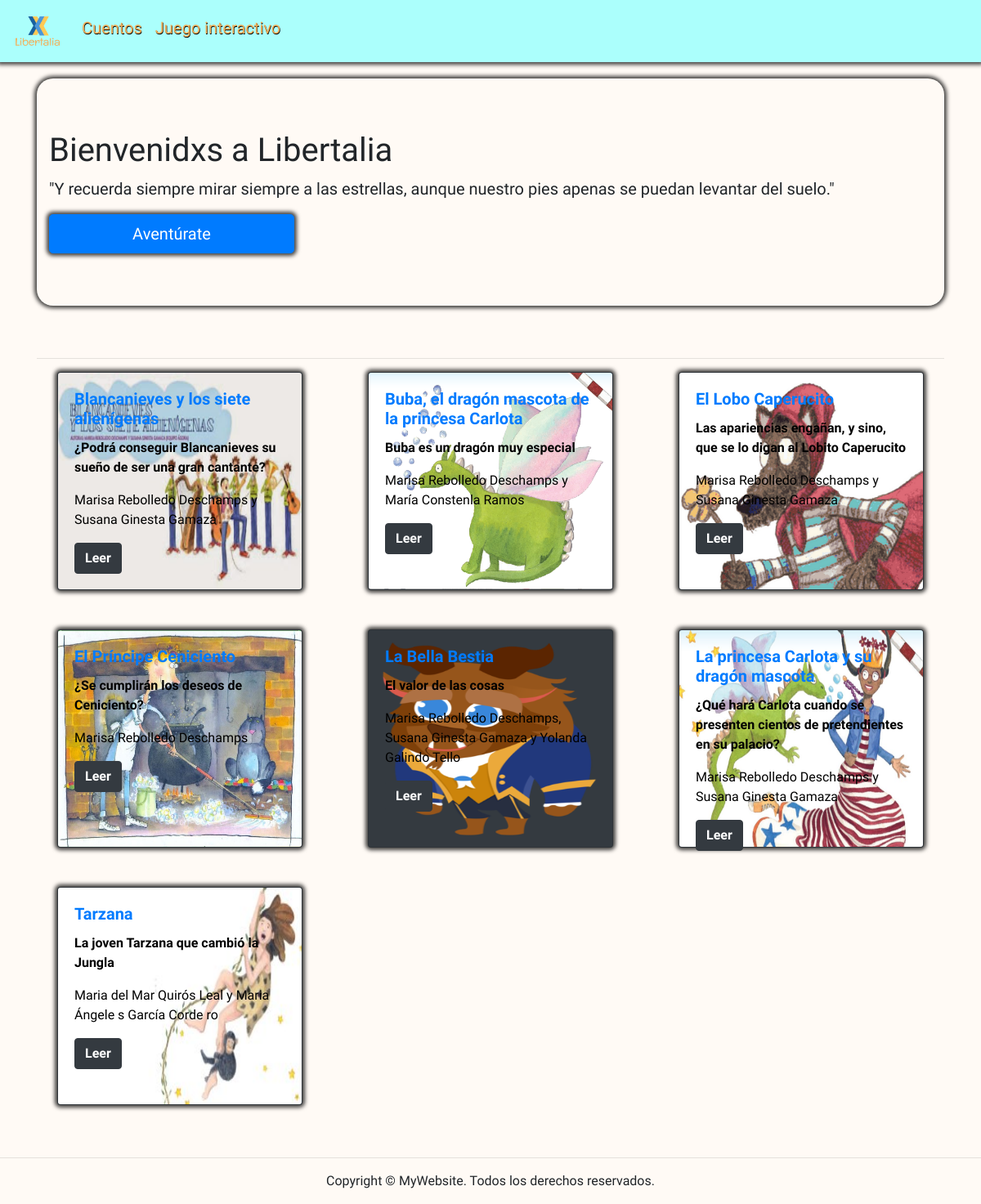
Page /thessia/cuentos/ on the committed database.
### thessia/models.py (models this page shows)
class Cuento(CommonInfo):
    title = models.CharField('titulo', max_length=50)
    author = models.CharField('autor', max_length=200)
    description = models.CharField('descripcion', max_length=500)
    image = models.ImageField('imagen', blank=True, null=True, upload_to=image_upload_location)
    pages = models.IntegerField('paginas', default=0)
    fpage = models.CharField('ppagina', max_length=10000, default='nada')
    spage =  models.CharField('spagina', max_length=10000, default='nada')
    tpage =  models.CharField('tpagina', max_length=10000, default='nada')
    class Meta():
        verbose_name="Cuento"
        verbose_name_plural="Cuentos"
        ordering=['-title']
    def __str__(self):
        return self.title

### thessia/views.py (the view)
def all_thessia_list_view(request):
    context = {
        'cuentos': Cuento.objects.all().order_by("title")
    }
    return render(request, 'all_thessia_list.html', context)

### thessia/Templates/all_thessia_list.html
{% extends 'base.html' %}
{% load static %}
{% block content %}
<div class="container pt-3">
    <hr>
    <div class="row" align="center">
       {% for cuento in cuentos %}
          <div class="col-xl-4" padding="100px">
              <div class="card bg-dark text-white" id="tarjeta" style="width:300px" align="left">
                <img src="{{ cuento.image.url }}" class="card-img" height="265px"  alt="...">
                <div class="card-img-overlay txt-color">
                    <h5 class="card-title"><a href="{% url 'thessia-detail-view' cuento.pk %}"><b>{{ cuento }}</b></a></h5>
                    <p class="card-text"><b>{{ cuento.description }}</b></p>
                <p class="card-text">{{ cuento.author }}</p>
                <form action="{% url 'thessia-detail-view' cuento.pk %}">
                    <button id="lectura" type="submit" class="btn btn-dark"><b>Leer</b></button>
                </form>
                </div>
              </div>
              <br>
        <br>
          </div>
       {% endfor %}
    </div>
</div>
{% endblock %}

### thessia/Templates/base.html (shortened to what this page needs)
{% load static %}
<html>
<head>
</head>
<body>
{% include 'navbar.html' %}
<main role="main" class="container ">
    <br>
    <br>
    <br>
    <br>
    <div class="jumbotron jumbotron-fluid backgrnd-jumbotron" id="jumboInicio">
      <div class="container">
        <h1>Bienvenidxs a Libertalia</h1>
        <p class="lead">"Y recuerda siempre mirar siempre a las estrellas, aunque nuestro pies apenas se puedan levantar
del suelo."</p>
          <a class="btn btn-lg btn-primary" id="tarjeta" href="{% url 'thessia-interactive-game-view' %}" role="button">Aventúrate</a>
      </div>
    </div>
</main>
{% block content %}
{% endblock %}
<hr>
<footer class="text-center">
  <div class="container">
    <div class="row">
      <div class="col-12">
        <p>Copyright © MyWebsite. Todos los derechos reservados.</p>
      </div>
    </div>
  </div>
</footer>
    <link href="{% static 'node_modules/bootstrap/bootstrap-4.4.1-dist/css/bootstrap.css' %}" rel="stylesheet"/>
    <link href="{% static 'css/style_body_interactive.css' %}" rel="stylesheet"/>
    <link href="{% static 'css/style_list.css' %}" rel="stylesheet"/>
    <link href="{% static 'css/style_one_.css' %}" rel="stylesheet"/>
</body>
</html>

### thessia/Templates/navbar.html (shortened to what this page needs)
{% load static %}
<nav class="navbar navbar-expand-md navbar-light bg-light fixed-top backgrnd-col">
  <a class="navbar-brand " href="{% url 'thessia-list-view' %}"><img src="{% static 'img/logo4.png' %}" width="60px" height="50px"></a>
<div class="collapse navbar-collapse" id="navbarsExampleDefault">
    <ul class="navbar-nav mr-auto">
      <li class="nav-item active">
        <a class="nav-link col-text" href="{% url 'all-thessia-list-view' %}"><h5>Cuentos</h5></a>
      </li>
      <li class="nav-item active">
        <a class="nav-link col-text" href="{% url 'thessia-interactive-game-view' %}" ><h5>Juego interactivo</h5></a>
      </li>
    </ul>
  </div>
</nav>

### beer_warehouse/static/css/style_body_interactive.css (style rules this page uses)
body { font-family: 'Pangolin', cursive; background-color: #fffaf5; overflow-x: hidden; }
.backgrnd-col { background-color: #abfffc !important; text-shadow: 0.5px 0.5px #000000; -webkit-box-shadow: 0px 0px 5px 3px rgba(0,0,0,0.75); -moz-box-shadow: 0px 0px 5px 3px rgba(0,0,0,0.75); box-shadow: 0px 0px 5px 3px rgba(0,0,0,0.75); }
.col-text { color: #f2af58 !important }
.backgrnd-jumbotron { -webkit-box-shadow: 0px 0px 5px 3px rgba(0,0,0,0.75); -moz-box-shadow: 0px 0px 5px 3px rgba(0,0,0,0.75); box-shadow: 0px 0px 5px 3px rgba(0,0,0,0.75); background-color: #fffaf5 !important; border-radius: 20px; }

### beer_warehouse/static/css/style_list.css (style rules this page uses)
#tarjeta { -webkit-box-shadow: 0px 0px 5px 3px rgba(0,0,0,0.75); -moz-box-shadow: 0px 0px 5px 3px rgba(0,0,0,0.75); box-shadow: 0px 0px 5px 3px rgba(0,0,0,0.75); transition: transform .2s; width: 300px; }
.txt-color { color: #c9924b; }
.card-text { color:black; }

### beer_warehouse/static/css/style_one_.css (style rules this page uses)
body { background-color: #fffaf5; }

### rows in the picture
Cuento: image (picture), title "Blancanieves y los siete alienígenas", description "¿Podrá conseguir Blancanieves su sueño de ser una gran cantante?", author "Marisa Rebolledo Deschamps y Susana Ginesta Gamaza"
Cuento: image (picture), title "Buba, el dragón mascota de la princesa Carlota", description "Buba es un dragón muy especial", author "Marisa Rebolledo Deschamps y María Constenla Ramos"
Cuento: image (picture), title "El Lobo Caperucito", description "Las apariencias engañan, y sino, que se lo digan al Lobito Caperucito", author "Marisa Rebolledo Deschamps y Susana Ginesta Gamaza"
Cuento: image (picture), title "El Príncipe Ceniciento", description "¿Se cumplirán los deseos de Ceniciento?", author "Marisa Rebolledo Deschamps"
Cuento: image (picture), title "La Bella Bestia", description "El valor de las cosas", author "Marisa Rebolledo Deschamps, Susana Ginesta Gamaza y Yolanda Galindo Tello"
Cuento: image (picture), title "La princesa Carlota y su dragón mascota", description "¿Qué hará Carlota cuando se presenten cientos de pretendientes en su palacio?", author "Marisa Rebolledo Deschamps y Susana Ginesta Gamaza"
Cuento: image (picture), title "Tarzana", description "La joven Tarzana que cambió la Jungla", author "Maria del Mar Quirós Leal y Maria Ángele s García Corde ro"
